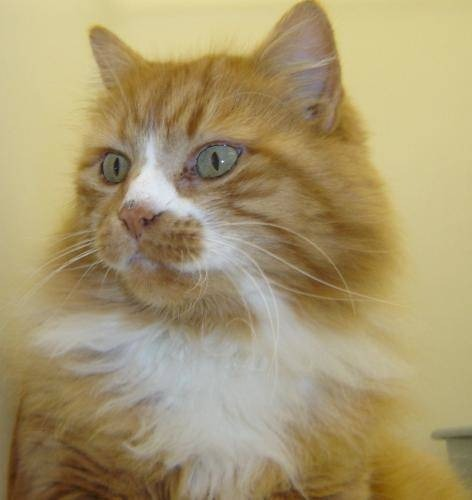
#> input picture ML/ImageProcessing/cat_dog_classifier/images/01411c93-dd0f-4e43-828e-dd5009ace3e1.jpg, 472 x 500 px; its folder holds only this picture in this run
$ jupyter execute --allow-errors cat_dog_KNN.ipynb
#> lines starting #> are read from the running program, lines starting #| are printed output that depends on the picture
[cell 1]
import numpy as np
import pandas as pd
import matplotlib.pyplot as plt
from imutils import paths
import seaborn as sns
sns.set()
import random
from PIL import Image
import time
from datetime import datetime

[cell 2]
import cv2
from sklearn.model_selection import train_test_split
from sklearn.metrics import confusion_matrix

[cell 3]
import json
annotations = json.load(open('images/Annotations.json'))
#> (reads ML/ImageProcessing/cat_dog_classifier/images/Annotations.json from the repository)

[cell 4]
annotations

[cell 5]
first_five = {k: annotations["annotations"][k] for k in list(annotations["annotations"])[:5]}
first_five

[cell 6]
random_image = 'images/' + random.choice(list(annotations['annotations'].keys()))

[cell 7]
sample_image = cv2.imread(random_image)
## Convert to RGB
#> (the rest of this cell did not finish here and is left out)

[cell 8]
image_paths = list(paths.list_images('images'))
#> (the rest of this cell did not finish here and is left out)

[cell 9]
train_images = []
#> train_images = []
train_labels = []
class_object = annotations['labels']
class_object

[cell 10]
for (i, image_path) in enumerate(image_paths):
    image = cv2.imread(image_path)
#> image is the input picture: shape (500, 472, 3); mean B, G, R 111.8, 152.4, 168.3
    image = cv2.cvtColor(image, cv2.COLOR_BGR2GRAY)
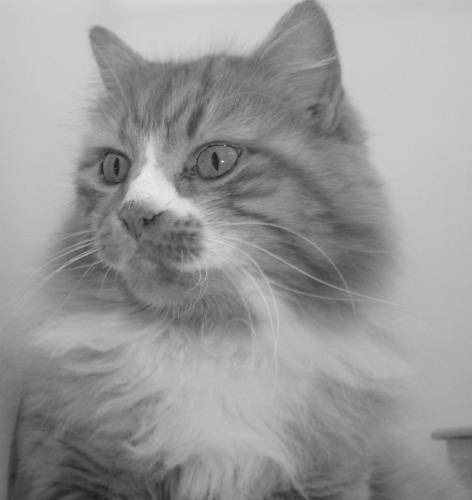
#> image: shape (500, 472); min 19, max 253, mean 152.5
    label = class_object.index(annotations["annotations"][image_path[7:]][0]['label'])
    tmp_label = annotations["annotations"][image_path[7:]][0]['label']
    image = cv2.resize(image, (120, 120))
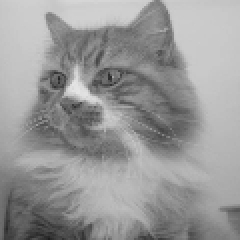
#> image: shape (120, 120) (shown 2 times larger); min 29, max 229, mean 152.5
    pixels = image.flatten()
#> pixels = 14400 values, max 229 at index 5076, min 29 at index 14304, mean 152.5
    train_images.append(pixels)
    train_labels.append(label)

[cell 11]
train_images = np.array(train_images).astype('float32')
train_labels = np.array(train_labels)
trial = cv2.imread('trial.jpg')
#> (the rest of this cell did not finish here and is left out)

[cell 12]
train_images[0].shape
#> Out = (14400,)
